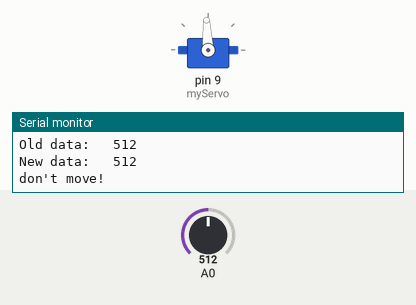
Bench run of a sketch on a simulated Arduino Uno, built with avr-gcc and run on an emulated ATmega328P. On the bench: servo, the last lines printed to the serial monitor. The test bench sets the inputs (shaded band); at power-on: A0 = 512.

Above: at 1.2 s.
1.3 s: A0 set to 716
At 2.1 s:
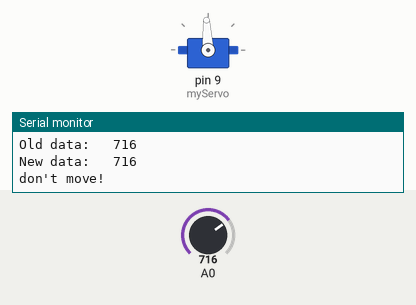
2.9 s: A0 set to 109
5.9 s: A0 set to 93
7.4 s: A0 set to 306
At 8.1 s:
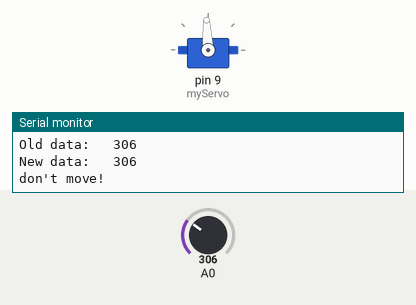
9.0 s: A0 set to 389
12.0 s: A0 set to 419
Timing chart, 0 to 15.0 s (numbered marks = the images above; inputs shaded):
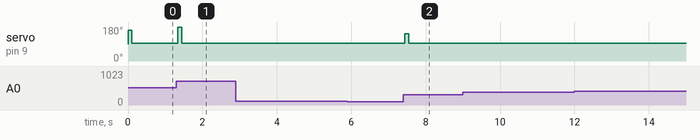

The sketch:

ECE387_midterm.ino
```cpp
#include <Servo.h>
#include <avr/io.h>
#include <avr/interrupt.h>

//Pins for I/O
Servo myServo;
int aPIN = 0;                           //analog pin to be used (A0)
int pos = 0;
int angle = 0;

//Interrupt values
volatile int muscData;
volatile boolean ADC_DONE;
volatile int oldVal;
volatile int newVal = 0;
boolean adcStarted;
boolean rxReady;

void setup() {
  Serial.begin(9600);
  Serial.println("Initializing...");
  myServo.attach(9);

  ADMUX = (0 << REFS1)
        | (1 << REFS0)                      //Here we are selecting what reference we will be using (See datasheet for refences)
        | (aPIN & 0x07);                    //Selecting A0


  ADCSRA |= (1 << ADSC) | (1 << ADIE);      //Setting the Interrupt En. and Start conversion bits in our ADCSRA register

}

ISR(ADC_vect){
  byte low, high;

  oldVal = newVal;

  low = ADCL;
  high = ADCH;
  muscData = low | (high << 8);

  newVal = muscData;

  ADC_DONE = true;

}

void loop() {

  //Checking if we have recieved our data from A0, and we are ready to use it
  if(ADC_DONE && rxReady){

      rxReady = false;

      Serial.print("Old data:   ");
      Serial.println(oldVal);
      Serial.print("New data:   ");
      Serial.println(muscData);


      if(muscData > oldVal && (muscData - oldVal) >= 100){


           angle = map(muscData, 0, 700, 120, 179);
           Serial.print("MOVE! ");
           Serial.println(angle);

           myServo.write(angle);
           delay(100);
           myServo.writeMicroseconds(1500);
           delay(10);

      }else{
        angle = map(muscData, 0, 1023, 0, 90);
        Serial.println("don't move!");
        //myServo.write(angle);
        delay(100);
      }


      ADC_DONE = false;
      delay(10);

      adcStarted = false;

    }

   if(!adcStarted){

      ADCSRA |= (1 << ADSC) | (1 << ADIE);
      adcStarted = true;
      rxReady = true;

    }

}
```

Measured:
- after the input at 1.3 s, servo on pin 9 (myServo): 93° → 180° at once, → 93° 0.10 s later
- after the input at 7.4 s, servo on pin 9 (myServo): 93° → 145° after 0.05 s, → 93° 0.10 s later
